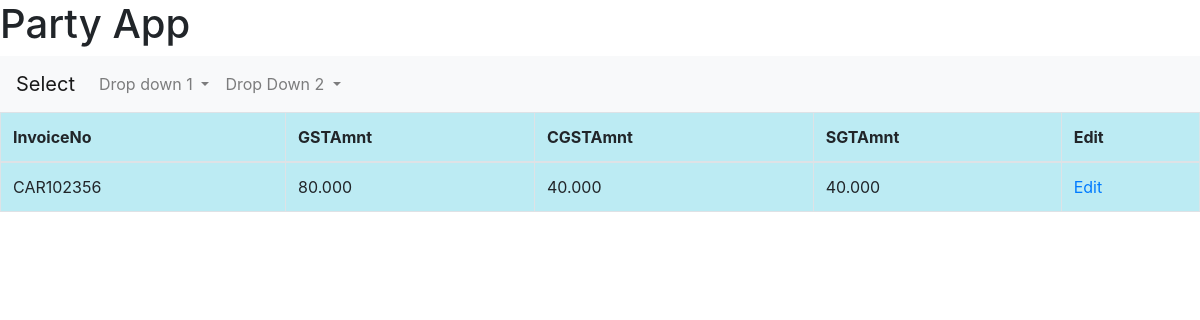
/GSTwiseSummarylistview, run on the app's committed database.
### purchaseapp/models.py (models this page shows, shortened)
class GSTwiseSummary(models.Model):
    Id=models.IntegerField(auto_created=True,primary_key=True)
    InvoiceNo=models.CharField(max_length=10,verbose_name="Invoice No",null=True,blank=True)
    GSTAmnt=models.DecimalField(max_digits=10,decimal_places=3,verbose_name="GST Amount",null=True,blank=True)
    CGSTAmnt=models.DecimalField(max_digits=10,decimal_places=3,verbose_name="CGST Amount",null=True,blank=True)
    SGTAmnt=models.DecimalField(max_digits=10,decimal_places=3,verbose_name="SGST Amount",null=True,blank=True)

### purchaseapp/views.py (the view)
# urls.py: path('GSTwiseSummarylistview',views.GSTwiseSummarylistview,name="GSTwiseSummarylistview"),
def GSTwiseSummarylistview(request):
    if request.method=="GET":
        gstlist=GSTwiseSummary.objects.all()
        context={'gstlist':gstlist}
        return render(request,'purchaseapp/gstlist.html',context)

### purchaseapp/Templates/purchaseapp/gstlist.html (shortened to what this page needs)
{%extends 'purchaseapp/base.html'%}
{%block body_content%}
<form method="GET">
<center>
    <table class="table table-bordered", style="background-color: rgb(188, 235, 243)"
    font-family="sans-serif" >
        <thead>
            <tr>
                <th>InvoiceNo</th>
                <th>GSTAmnt</th>
                <th>CGSTAmnt</th>
                <th>SGTAmnt</th>
                <th>Edit</th>
            </tr>
        </thead>
        <tbody>
            {%for item in gstlist%}
            <tr>
                <td>{{item.InvoiceNo}}</td>
                <td>{{item.GSTAmnt}}</td>
                <td>{{item.CGSTAmnt}}</td>
                <td>{{item.SGTAmnt}}</td>
                <td><a href="{% url 'GSTwiseSummaryeditview' id=item.Id %}">Edit</a></td>
            </tr>
            {%endfor%}
        </tbody>
    </table>
</center>
</form>
{%endblock%}

### data on the page
GSTwiseSummary: InvoiceNo "CAR102356", GSTAmnt "80.000", CGSTAmnt "40.000", SGTAmnt "40.000"
